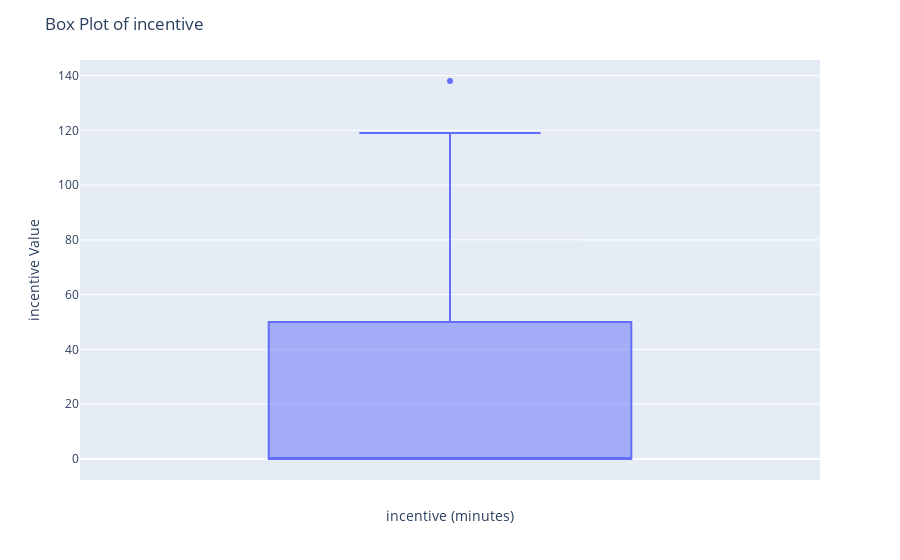

The cell this chart's notebook holds for it:
### Code cell
# Create a box plot on incentive using plotly
fig = px.box(df, y='incentive')

# Add labels and title
fig.update_layout(
    xaxis_title='incentive (minutes)',
    yaxis_title='incentive Value',
    title='Box Plot of incentive'
)

### Figure 1 — Plotly figure (JSON) as saved in the notebook; plotly's stock layout.template omitted (floating-point values rounded to 4 significant figures; data arrays with more than 128 entries replaced by an {"elided": "..."} marker saying what was removed)
{"data": [{"alignmentgroup": "True", "hovertemplate": "incentive=%{y}<extra></extra>", "legendgroup": "", "marker": {"color": "#636efa"}, "name": "", "notched": false, "offsetgroup": "", "orientation": "v", "showlegend": false, "type": "box", "x0": " ", "xaxis": "x", "y": {"elided": "1186 int values"}, "y0": " ", "yaxis": "y"}], "layout": {"boxmode": "group", "legend": {"tracegroupgap": 0}, "margin": {"t": 60}, "title": {"text": "Box Plot of incentive"}, "xaxis": {"anchor": "y", "domain": [0, 1], "title": {"text": "incentive (minutes)"}}, "yaxis": {"anchor": "x", "domain": [0, 1], "title": {"text": "incentive Value"}}}}
